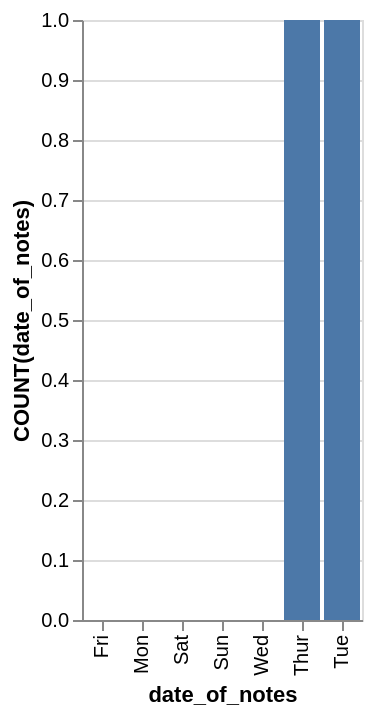

Write a Vega-Lite specification for this figure.
### Vega-Lite specification from a JSON file in a GitHub repository (floating-point values rounded to 4 significant figures)
{"data": {"values": [{"x_data": "Fri", "y_data": 0}, {"x_data": "Mon", "y_data": 0}, {"x_data": "Sat", "y_data": 0}, {"x_data": "Sun", "y_data": 0}, {"x_data": "Wed", "y_data": 0}, {"x_data": "Thur", "y_data": 1}, {"x_data": "Tue", "y_data": 1}]}, "mark": "bar", "encoding": {"x": {"field": "x_data", "type": "nominal", "title": "date_of_notes", "sort": {"op": "sum", "field": "y_data", "order": "ascending"}}, "y": {"field": "y_data", "type": "quantitative", "title": "COUNT(date_of_notes)"}}}
